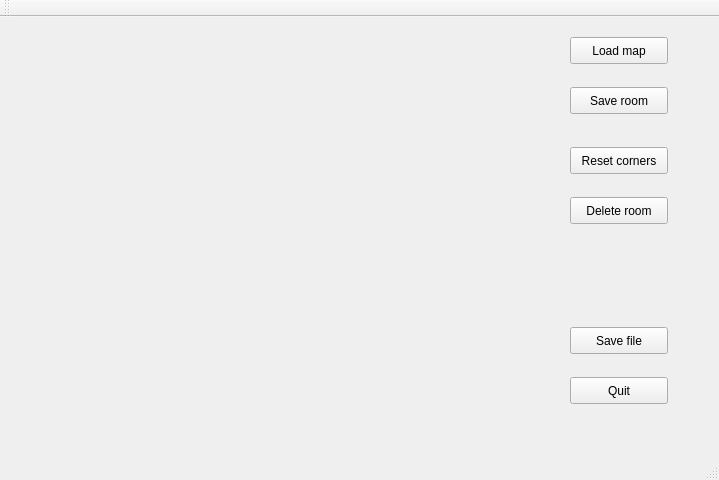
<?xml version="1.0" encoding="UTF-8"?>
<ui version="4.0">
 <class>MainWindow</class>
 <widget class="QMainWindow" name="MainWindow">
  <property name="geometry">
   <rect>
    <x>0</x>
    <y>0</y>
    <width>719</width>
    <height>480</height>
   </rect>
  </property>
  <property name="windowTitle">
   <string>RoomLearningTool</string>
  </property>
  <widget class="QWidget" name="centralWidget">
   <widget class="QPushButton" name="pushButton">
    <property name="geometry">
     <rect>
      <x>570</x>
      <y>360</y>
      <width>98</width>
      <height>27</height>
     </rect>
    </property>
    <property name="text">
     <string>Quit</string>
    </property>
   </widget>
   <widget class="QLabel" name="label">
    <property name="geometry">
     <rect>
      <x>70</x>
      <y>10</y>
      <width>400</width>
      <height>400</height>
     </rect>
    </property>
    <property name="frameShape">
     <enum>QFrame::NoFrame</enum>
    </property>
    <property name="text">
     <string/>
    </property>
   </widget>
   <widget class="QPushButton" name="load_map">
    <property name="geometry">
     <rect>
      <x>570</x>
      <y>20</y>
      <width>98</width>
      <height>27</height>
     </rect>
    </property>
    <property name="text">
     <string>Load map</string>
    </property>
   </widget>
   <widget class="QPushButton" name="save_room">
    <property name="geometry">
     <rect>
      <x>570</x>
      <y>70</y>
      <width>98</width>
      <height>27</height>
     </rect>
    </property>
    <property name="text">
     <string>Save room</string>
    </property>
   </widget>
   <widget class="QPushButton" name="reset">
    <property name="geometry">
     <rect>
      <x>570</x>
      <y>130</y>
      <width>98</width>
      <height>27</height>
     </rect>
    </property>
    <property name="text">
     <string>Reset corners</string>
    </property>
   </widget>
   <widget class="QPushButton" name="save_file">
    <property name="geometry">
     <rect>
      <x>570</x>
      <y>310</y>
      <width>98</width>
      <height>27</height>
     </rect>
    </property>
    <property name="text">
     <string>Save file</string>
    </property>
   </widget>
   <widget class="QPushButton" name="delete_room">
    <property name="geometry">
     <rect>
      <x>570</x>
      <y>180</y>
      <width>98</width>
      <height>27</height>
     </rect>
    </property>
    <property name="text">
     <string>Delete room</string>
    </property>
   </widget>
  </widget>
  <widget class="QMenuBar" name="menuBar">
   <property name="geometry">
    <rect>
     <x>0</x>
     <y>0</y>
     <width>719</width>
     <height>25</height>
    </rect>
   </property>
  </widget>
  <widget class="QToolBar" name="mainToolBar">
   <attribute name="toolBarArea">
    <enum>TopToolBarArea</enum>
   </attribute>
   <attribute name="toolBarBreak">
    <bool>false</bool>
   </attribute>
  </widget>
  <widget class="QStatusBar" name="statusBar"/>
 </widget>
 <layoutdefault spacing="6" margin="11"/>
 <resources/>
 <connections>
  <connection>
   <sender>pushButton</sender>
   <signal>clicked()</signal>
   <receiver>MainWindow</receiver>
   <slot>close()</slot>
   <hints>
    <hint type="sourcelabel">
     <x>631</x>
     <y>378</y>
    </hint>
    <hint type="destinationlabel">
     <x>639</x>
     <y>340</y>
    </hint>
   </hints>
  </connection>
 </connections>
</ui>
